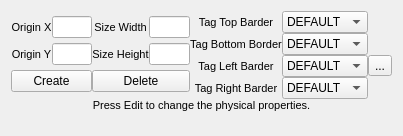
<?xml version="1.0" encoding="UTF-8"?>
<ui version="4.0">
 <class>PhsyicBound</class>
 <widget class="QWidget" name="PhsyicBound">
  <property name="geometry">
   <rect>
    <x>0</x>
    <y>0</y>
    <width>403</width>
    <height>136</height>
   </rect>
  </property>
  <property name="windowTitle">
   <string>Form</string>
  </property>
  <layout class="QGridLayout" name="gridLayout_3">
   <item row="0" column="0">
    <layout class="QVBoxLayout" name="verticalLayout">
     <property name="spacing">
      <number>0</number>
     </property>
     <item>
      <layout class="QHBoxLayout" name="horizontalLayout">
       <property name="spacing">
        <number>0</number>
       </property>
       <item>
        <layout class="QGridLayout" name="gridLayout">
         <property name="spacing">
          <number>0</number>
         </property>
         <item row="0" column="0">
          <widget class="QLabel" name="label">
           <property name="font">
            <font>
             <family>Arial</family>
             <pointsize>8</pointsize>
            </font>
           </property>
           <property name="text">
            <string>Origin X</string>
           </property>
           <property name="alignment">
            <set>Qt::AlignCenter</set>
           </property>
          </widget>
         </item>
         <item row="0" column="1">
          <widget class="QLineEdit" name="lineEdit"/>
         </item>
         <item row="0" column="2">
          <widget class="QLabel" name="label_3">
           <property name="font">
            <font>
             <family>Arial</family>
             <pointsize>8</pointsize>
            </font>
           </property>
           <property name="text">
            <string>Size Width</string>
           </property>
           <property name="alignment">
            <set>Qt::AlignCenter</set>
           </property>
          </widget>
         </item>
         <item row="0" column="3">
          <widget class="QLineEdit" name="lineEdit_3"/>
         </item>
         <item row="1" column="0">
          <widget class="QLabel" name="label_2">
           <property name="font">
            <font>
             <family>Arial</family>
             <pointsize>8</pointsize>
            </font>
           </property>
           <property name="text">
            <string>Origin Y</string>
           </property>
           <property name="alignment">
            <set>Qt::AlignCenter</set>
           </property>
          </widget>
         </item>
         <item row="1" column="1">
          <widget class="QLineEdit" name="lineEdit_2"/>
         </item>
         <item row="1" column="2">
          <widget class="QLabel" name="label_4">
           <property name="font">
            <font>
             <family>Arial</family>
             <pointsize>8</pointsize>
            </font>
           </property>
           <property name="text">
            <string>Size Height</string>
           </property>
           <property name="alignment">
            <set>Qt::AlignCenter</set>
           </property>
          </widget>
         </item>
         <item row="1" column="3">
          <widget class="QLineEdit" name="lineEdit_4"/>
         </item>
         <item row="2" column="0" colspan="2">
          <widget class="QPushButton" name="pushButton">
           <property name="text">
            <string>Create</string>
           </property>
          </widget>
         </item>
         <item row="2" column="2" colspan="2">
          <widget class="QPushButton" name="pushButton_2">
           <property name="text">
            <string>Delete</string>
           </property>
          </widget>
         </item>
        </layout>
       </item>
       <item>
        <layout class="QGridLayout" name="gridLayout_2">
         <item row="0" column="0">
          <widget class="QLabel" name="label_5">
           <property name="font">
            <font>
             <family>Arial</family>
             <pointsize>8</pointsize>
            </font>
           </property>
           <property name="text">
            <string>Tag Top Barder</string>
           </property>
           <property name="alignment">
            <set>Qt::AlignCenter</set>
           </property>
          </widget>
         </item>
         <item row="0" column="1">
          <widget class="QComboBox" name="comboBox">
           <item>
            <property name="text">
             <string>DEFAULT</string>
            </property>
           </item>
          </widget>
         </item>
         <item row="1" column="0">
          <widget class="QLabel" name="label_8">
           <property name="font">
            <font>
             <family>Arial</family>
             <pointsize>8</pointsize>
            </font>
           </property>
           <property name="text">
            <string>Tag Bottom Border</string>
           </property>
           <property name="alignment">
            <set>Qt::AlignCenter</set>
           </property>
          </widget>
         </item>
         <item row="1" column="1">
          <widget class="QComboBox" name="comboBox_4">
           <item>
            <property name="text">
             <string>DEFAULT</string>
            </property>
           </item>
          </widget>
         </item>
         <item row="2" column="0">
          <widget class="QLabel" name="label_7">
           <property name="font">
            <font>
             <family>Arial</family>
             <pointsize>8</pointsize>
            </font>
           </property>
           <property name="text">
            <string>Tag Left Barder</string>
           </property>
           <property name="alignment">
            <set>Qt::AlignCenter</set>
           </property>
          </widget>
         </item>
         <item row="2" column="1">
          <widget class="QComboBox" name="comboBox_3">
           <item>
            <property name="text">
             <string>DEFAULT</string>
            </property>
           </item>
          </widget>
         </item>
         <item row="2" column="2">
          <widget class="QToolButton" name="toolButton">
           <property name="text">
            <string>...</string>
           </property>
          </widget>
         </item>
         <item row="3" column="0">
          <widget class="QLabel" name="label_6">
           <property name="font">
            <font>
             <family>Arial</family>
             <pointsize>8</pointsize>
            </font>
           </property>
           <property name="text">
            <string>Tag Right Barder</string>
           </property>
           <property name="alignment">
            <set>Qt::AlignCenter</set>
           </property>
          </widget>
         </item>
         <item row="3" column="1">
          <widget class="QComboBox" name="comboBox_2">
           <item>
            <property name="text">
             <string>DEFAULT</string>
            </property>
           </item>
          </widget>
         </item>
        </layout>
       </item>
      </layout>
     </item>
     <item>
      <widget class="QLabel" name="label_9">
       <property name="font">
        <font>
         <family>Arial</family>
         <pointsize>8</pointsize>
         <weight>50</weight>
         <bold>false</bold>
        </font>
       </property>
       <property name="text">
        <string>Press Edit to change the physical properties.</string>
       </property>
       <property name="alignment">
        <set>Qt::AlignCenter</set>
       </property>
      </widget>
     </item>
     <item>
      <spacer name="verticalSpacer">
       <property name="orientation">
        <enum>Qt::Vertical</enum>
       </property>
       <property name="sizeHint" stdset="0">
        <size>
         <width>20</width>
         <height>40</height>
        </size>
       </property>
      </spacer>
     </item>
    </layout>
   </item>
  </layout>
 </widget>
 <resources/>
 <connections/>
</ui>
